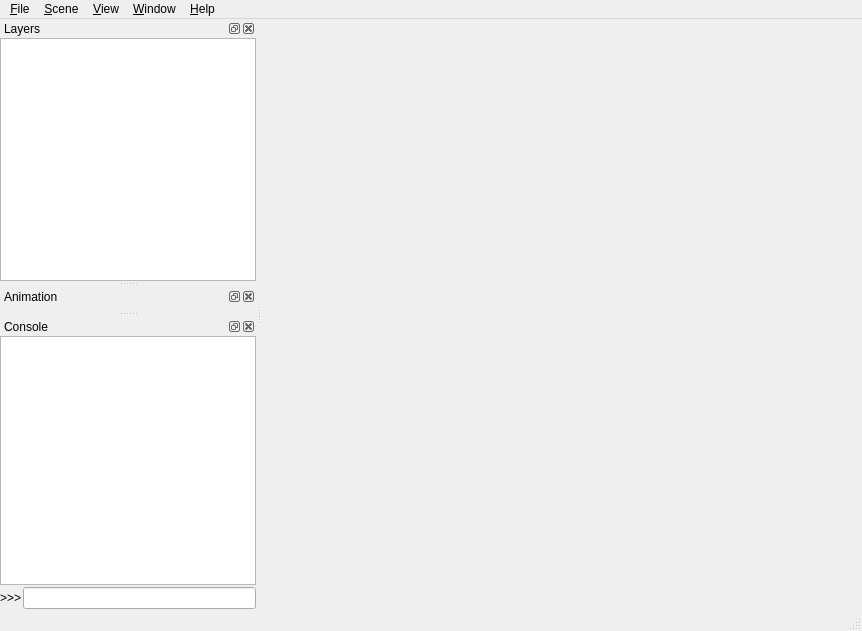
<?xml version="1.0" encoding="UTF-8"?>
<ui version="4.0">
 <class>Q3DWindow</class>
 <widget class="QMainWindow" name="Q3DWindow">
  <property name="geometry">
   <rect>
    <x>0</x>
    <y>0</y>
    <width>862</width>
    <height>631</height>
   </rect>
  </property>
  <property name="acceptDrops">
   <bool>true</bool>
  </property>
  <property name="windowTitle">
   <string>Qgis2threejs Exporter</string>
  </property>
  <widget class="QWidget" name="centralwidget">
   <layout class="QVBoxLayout" name="verticalLayout">
    <property name="leftMargin">
     <number>0</number>
    </property>
    <property name="topMargin">
     <number>0</number>
    </property>
    <property name="rightMargin">
     <number>0</number>
    </property>
    <property name="bottomMargin">
     <number>0</number>
    </property>
    <item>
     <widget class="Q3DView" name="webView" native="true"/>
    </item>
   </layout>
  </widget>
  <widget class="QMenuBar" name="menubar">
   <property name="geometry">
    <rect>
     <x>0</x>
     <y>0</y>
     <width>862</width>
     <height>26</height>
    </rect>
   </property>
   <widget class="QMenu" name="menuScene">
    <property name="title">
     <string>&amp;Scene</string>
    </property>
    <widget class="QMenu" name="menuLayer">
     <property name="title">
      <string>Add Layer</string>
     </property>
     <addaction name="actionAddPlane"/>
     <addaction name="actionAddPointCloudLayer"/>
    </widget>
    <addaction name="actionSceneSettings"/>
    <addaction name="menuLayer"/>
    <addaction name="actionLayersVisibility"/>
    <addaction name="separator"/>
    <addaction name="actionReload"/>
   </widget>
   <widget class="QMenu" name="menuWindow">
    <property name="title">
     <string>&amp;Window</string>
    </property>
    <widget class="QMenu" name="menuPanels">
     <property name="title">
      <string>Panels</string>
     </property>
    </widget>
    <addaction name="menuPanels"/>
    <addaction name="separator"/>
    <addaction name="actionAlwaysOnTop"/>
   </widget>
   <widget class="QMenu" name="menuFile">
    <property name="title">
     <string>&amp;File</string>
    </property>
    <widget class="QMenu" name="menuSaveAs">
     <property name="title">
      <string>Save Scene As</string>
     </property>
     <addaction name="actionSaveAsImage"/>
     <addaction name="separator"/>
     <addaction name="actionSaveAsGLTF"/>
    </widget>
    <widget class="QMenu" name="menuExport_Settings">
     <property name="title">
      <string>Export Settings</string>
     </property>
     <addaction name="actionLoadSettings"/>
     <addaction name="actionSaveSettings"/>
     <addaction name="separator"/>
     <addaction name="actionClearSettings"/>
    </widget>
    <addaction name="actionExportToWeb"/>
    <addaction name="menuSaveAs"/>
    <addaction name="separator"/>
    <addaction name="menuExport_Settings"/>
    <addaction name="separator"/>
    <addaction name="actionPluginSettings"/>
    <addaction name="separator"/>
    <addaction name="actionClose"/>
   </widget>
   <widget class="QMenu" name="menuHelp">
    <property name="title">
     <string>&amp;Help</string>
    </property>
    <property name="toolTipsVisible">
     <bool>true</bool>
    </property>
    <addaction name="actionUsage"/>
    <addaction name="actionHelp"/>
    <addaction name="separator"/>
    <addaction name="actionHomePage"/>
    <addaction name="actionSendFeedback"/>
    <addaction name="separator"/>
    <addaction name="actionAbout"/>
   </widget>
   <widget class="QMenu" name="menuView">
    <property name="title">
     <string>&amp;View</string>
    </property>
    <widget class="QMenu" name="menuCamera">
     <property name="title">
      <string>Camera</string>
     </property>
     <addaction name="actionPerspective"/>
     <addaction name="actionOrthographic"/>
    </widget>
    <widget class="QMenu" name="menuWidgets">
     <property name="title">
      <string>Widgets</string>
     </property>
     <addaction name="actionNavigationWidget"/>
     <addaction name="separator"/>
     <addaction name="actionNorthArrow"/>
     <addaction name="actionHeaderFooterLabel"/>
    </widget>
    <addaction name="menuCamera"/>
    <addaction name="menuWidgets"/>
    <addaction name="separator"/>
    <addaction name="actionResetCameraPosition"/>
   </widget>
   <addaction name="menuFile"/>
   <addaction name="menuScene"/>
   <addaction name="menuView"/>
   <addaction name="menuWindow"/>
   <addaction name="menuHelp"/>
  </widget>
  <widget class="QStatusBar" name="statusbar"/>
  <widget class="QDockWidget" name="dockWidgetLayers">
   <property name="windowTitle">
    <string>Layers</string>
   </property>
   <attribute name="dockWidgetArea">
    <number>1</number>
   </attribute>
   <widget class="QWidget" name="dockWidgetContents">
    <layout class="QVBoxLayout" name="verticalLayout_2">
     <property name="spacing">
      <number>0</number>
     </property>
     <property name="leftMargin">
      <number>0</number>
     </property>
     <property name="topMargin">
      <number>0</number>
     </property>
     <property name="rightMargin">
      <number>0</number>
     </property>
     <property name="bottomMargin">
      <number>0</number>
     </property>
     <item>
      <widget class="Q3DTreeView" name="treeView">
       <property name="sizePolicy">
        <sizepolicy hsizetype="Expanding" vsizetype="Expanding">
         <horstretch>0</horstretch>
         <verstretch>0</verstretch>
        </sizepolicy>
       </property>
       <property name="headerHidden">
        <bool>true</bool>
       </property>
      </widget>
     </item>
    </layout>
   </widget>
  </widget>
  <widget class="QDockWidget" name="dockWidgetAnimation">
   <property name="windowTitle">
    <string>Animation</string>
   </property>
   <attribute name="dockWidgetArea">
    <number>1</number>
   </attribute>
   <widget class="AnimationPanel" name="animationPanel"/>
  </widget>
  <widget class="QDockWidget" name="dockWidgetConsole">
   <property name="floating">
    <bool>false</bool>
   </property>
   <property name="windowTitle">
    <string>Console</string>
   </property>
   <attribute name="dockWidgetArea">
    <number>1</number>
   </attribute>
   <widget class="QWidget" name="dockWidgetContents_2">
    <layout class="QVBoxLayout" name="verticalLayout_3">
     <property name="spacing">
      <number>2</number>
     </property>
     <property name="leftMargin">
      <number>0</number>
     </property>
     <property name="topMargin">
      <number>0</number>
     </property>
     <property name="rightMargin">
      <number>0</number>
     </property>
     <property name="bottomMargin">
      <number>0</number>
     </property>
     <item>
      <widget class="QListWidget" name="listWidgetDebugView">
       <property name="contextMenuPolicy">
        <enum>Qt::ActionsContextMenu</enum>
       </property>
       <property name="selectionMode">
        <enum>QAbstractItemView::ExtendedSelection</enum>
       </property>
      </widget>
     </item>
     <item>
      <layout class="QHBoxLayout" name="horizontalLayout">
       <property name="spacing">
        <number>2</number>
       </property>
       <item>
        <widget class="QLabel" name="label">
         <property name="text">
          <string>&gt;&gt;&gt;</string>
         </property>
        </widget>
       </item>
       <item>
        <widget class="QLineEdit" name="lineEditInputBox"/>
       </item>
      </layout>
     </item>
    </layout>
   </widget>
  </widget>
  <action name="actionSaveAsSTL">
   <property name="enabled">
    <bool>false</bool>
   </property>
   <property name="text">
    <string>STL (.stl)</string>
   </property>
  </action>
  <action name="actionSceneSettings">
   <property name="text">
    <string>Scene Settings...</string>
   </property>
  </action>
  <action name="actionPerspective">
   <property name="checkable">
    <bool>true</bool>
   </property>
   <property name="checked">
    <bool>true</bool>
   </property>
   <property name="text">
    <string>Perspective</string>
   </property>
  </action>
  <action name="actionOrthographic">
   <property name="checkable">
    <bool>true</bool>
   </property>
   <property name="text">
    <string>Orthographic</string>
   </property>
  </action>
  <action name="actionLayersVisibility">
   <property name="text">
    <string>Apply layers visibility from project</string>
   </property>
  </action>
  <action name="actionReload">
   <property name="text">
    <string>Reload</string>
   </property>
   <property name="shortcut">
    <string>F5</string>
   </property>
  </action>
  <action name="actionAlwaysOnTop">
   <property name="checkable">
    <bool>true</bool>
   </property>
   <property name="checked">
    <bool>false</bool>
   </property>
   <property name="text">
    <string>Always on Top</string>
   </property>
  </action>
  <action name="actionExportToWeb">
   <property name="enabled">
    <bool>true</bool>
   </property>
   <property name="text">
    <string>Export to Web...</string>
   </property>
  </action>
  <action name="actionSaveAsImage">
   <property name="text">
    <string>Image (.png)...</string>
   </property>
  </action>
  <action name="actionResetCameraPosition">
   <property name="text">
    <string>Reset Camera Position</string>
   </property>
   <property name="shortcut">
    <string>Shift+R</string>
   </property>
  </action>
  <action name="actionLayer_Panel">
   <property name="checkable">
    <bool>true</bool>
   </property>
   <property name="checked">
    <bool>true</bool>
   </property>
   <property name="enabled">
    <bool>false</bool>
   </property>
   <property name="text">
    <string>Layer Panel</string>
   </property>
  </action>
  <action name="actionClose">
   <property name="text">
    <string>Close</string>
   </property>
  </action>
  <action name="actionPluginSettings">
   <property name="text">
    <string>Plugin Settings..</string>
   </property>
  </action>
  <action name="actionHelp">
   <property name="text">
    <string>&amp;Help Contents</string>
   </property>
   <property name="toolTip">
    <string>Open plugin document in default browser.</string>
   </property>
  </action>
  <action name="actionHomePage">
   <property name="text">
    <string>Plugin Home Page</string>
   </property>
   <property name="toolTip">
    <string>Open plugin homepage in default browser.</string>
   </property>
  </action>
  <action name="actionSendFeedback">
   <property name="text">
    <string>Send Feedback</string>
   </property>
   <property name="toolTip">
    <string>Open plugin issue tracking system in default browser.</string>
   </property>
  </action>
  <action name="actionAbout">
   <property name="text">
    <string>About Qgis2threejs Plugin...</string>
   </property>
   <property name="toolTip">
    <string>Display this plugin version.</string>
   </property>
  </action>
  <action name="actionSaveAsOBJ">
   <property name="enabled">
    <bool>false</bool>
   </property>
   <property name="text">
    <string>Wavefront (.obj)</string>
   </property>
  </action>
  <action name="actionSaveAsGLTF">
   <property name="text">
    <string>glTF (.gltf, .glb)...</string>
   </property>
  </action>
  <action name="actionClearSettings">
   <property name="text">
    <string>Clear...</string>
   </property>
  </action>
  <action name="actionConsoleCopy">
   <property name="text">
    <string>Copy</string>
   </property>
  </action>
  <action name="actionConsoleClear">
   <property name="text">
    <string>Clear</string>
   </property>
  </action>
  <action name="actionNorthArrow">
   <property name="text">
    <string>North Arrow...</string>
   </property>
  </action>
  <action name="actionHeaderFooterLabel">
   <property name="text">
    <string>Header/Footer Labels...</string>
   </property>
  </action>
  <action name="actionSaveSettings">
   <property name="text">
    <string>Save...</string>
   </property>
  </action>
  <action name="actionLoadSettings">
   <property name="text">
    <string>Load...</string>
   </property>
  </action>
  <action name="actionAddPointCloudLayer">
   <property name="text">
    <string>Add Point Cloud Layer...</string>
   </property>
  </action>
  <action name="actionNavigationWidget">
   <property name="checkable">
    <bool>true</bool>
   </property>
   <property name="text">
    <string>Navigation Widget</string>
   </property>
  </action>
  <action name="actionAddPlane">
   <property name="text">
    <string>Add Flat Plane</string>
   </property>
  </action>
  <action name="actionUsage">
   <property name="text">
    <string>Usage of 3D Viewer</string>
   </property>
   <property name="toolTip">
    <string>Show usage of 3D viewer</string>
   </property>
  </action>
 </widget>
 <customwidgets>
  <customwidget>
   <class>Q3DView</class>
   <extends>QWidget</extends>
   <header>Qgis2threejs.q3dview</header>
   <container>1</container>
  </customwidget>
  <customwidget>
   <class>Q3DTreeView</class>
   <extends>QTreeView</extends>
   <header>Qgis2threejs.q3dtreeview</header>
  </customwidget>
  <customwidget>
   <class>AnimationPanel</class>
   <extends>QWidget</extends>
   <header>Qgis2threejs.keyframes</header>
   <container>1</container>
  </customwidget>
 </customwidgets>
 <resources/>
 <connections>
  <connection>
   <sender>actionClose</sender>
   <signal>triggered()</signal>
   <receiver>Q3DWindow</receiver>
   <slot>close()</slot>
   <hints>
    <hint type="sourcelabel">
     <x>-1</x>
     <y>-1</y>
    </hint>
    <hint type="destinationlabel">
     <x>378</x>
     <y>289</y>
    </hint>
   </hints>
  </connection>
 </connections>
</ui>
